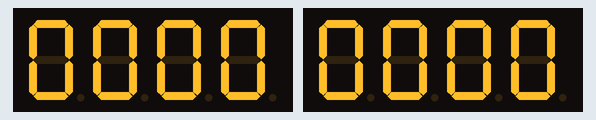
The sketch below on a simulated Arduino Uno, built with avr-gcc and run on an emulated ATmega328P. Parts: 2 × 4-digit seven-segment display. Wiring (inferred from the names in the program): 4-digit 7-segment display, segments lit when LOW: segments pin 5, pin 6, pin 7, pin 8, pin 9, pin 10, pin 11, pin 12; digit selects pin 1, pin 2, pin 3, pin 4. The segment pins are drawn as the display they are named for.

Above: at 0.17 s.
At 4.64 s:
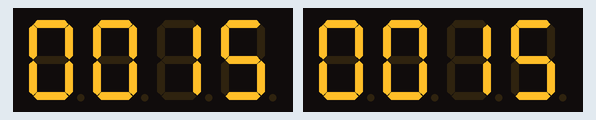
At 10.23 s:
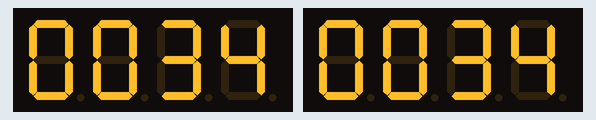
At 20.28 s:
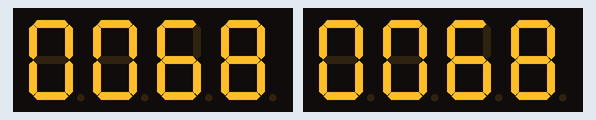
At 28.3 s:
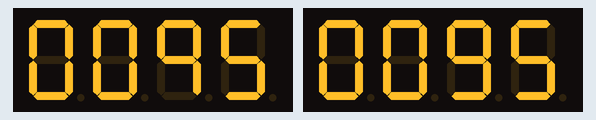
At 39.81 s:
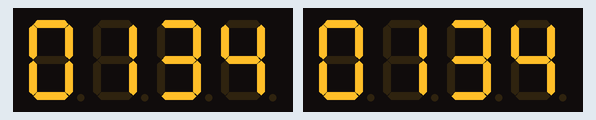

The sketch:

7seg_test.ino
```cpp
#include <TM1637Display.h>

// Player1 핀 연결
int digit_select_pin[] = {1, 2, 3, 4};     // digit 선택
int segment_pin[] = {5, 6, 7, 8, 9, 10, 11, 12}; // a ~ dp
byte digits_data[10] = {0xFC, 0x60, 0xDA, 0xF2,
                        0x66, 0xB6, 0xBE, 0xE4, 0xFE, 0xE6};
int time_delay = 2;

// Player2 핀 (TM1637)
#define CLK A1
#define DIO A0
TM1637Display display(CLK, DIO);

void setup() {
  // Player1 핀 설정
  for (int i = 0; i < 4; i++) pinMode(digit_select_pin[i], OUTPUT);
  for (int i = 0; i < 8; i++) pinMode(segment_pin[i], OUTPUT);

  // Player2 디스플레이 밝기 설정
  display.setBrightness(1); // 0~7
}

void show_digit(int pos, int number) {
  for (int i = 0; i < 4; i++) {
    if (i + 1 == pos)
      digitalWrite(digit_select_pin[i], HIGH);
    else
      digitalWrite(digit_select_pin[i], LOW);
  }
  for (int i = 0; i < 8; i++) {
    byte segment_data = (digits_data[number] & (0x01 << i)) >> i;
    digitalWrite(segment_pin[7 - i], segment_data ? LOW : HIGH);
  }
}

void loop() {
  for (int i = 0; i < 10000; i++) {
    int d1000 = i / 1000;
    int d100 = (i % 1000) / 100;
    int d10 = (i % 100) / 10;
    int d1 = i % 10;

    for (int j = 0; j < 10; j++) {
      // Player1 표시
      show_digit(1, d1000); delay(time_delay);
      show_digit(2, d100);  delay(time_delay);
      show_digit(3, d10);   delay(time_delay);
      show_digit(4, d1);    delay(time_delay);

      // Player2 표시
      display.showNumberDec(i, true); // TM1637은 알아서 표시됨
    }
  }
}
```
